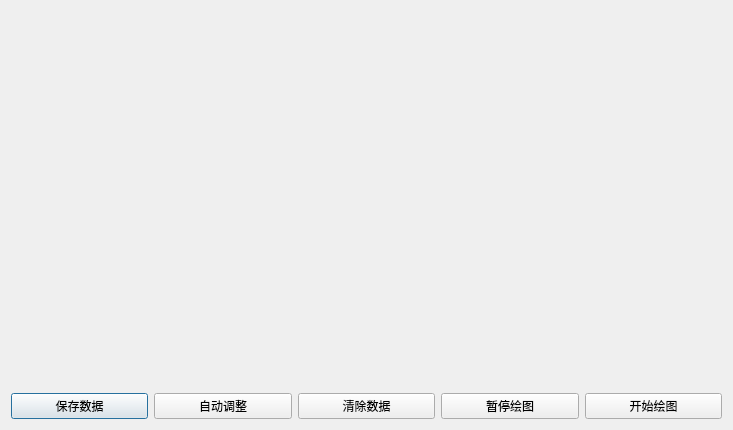
<?xml version="1.0" encoding="UTF-8"?>
<ui version="4.0">
 <class>Dialog</class>
 <widget class="QDialog" name="Dialog">
  <property name="geometry">
   <rect>
    <x>0</x>
    <y>0</y>
    <width>733</width>
    <height>430</height>
   </rect>
  </property>
  <property name="windowTitle">
   <string>监控显示台</string>
  </property>
  <layout class="QVBoxLayout" name="verticalLayout_2">
   <item>
    <layout class="QVBoxLayout" name="verticalLayout">
     <item>
      <layout class="QHBoxLayout" name="horizontalLayout_2">
       <item>
        <widget class="QCustomPlot" name="plot" native="true">
         <property name="sizePolicy">
          <sizepolicy hsizetype="Expanding" vsizetype="Expanding">
           <horstretch>0</horstretch>
           <verstretch>0</verstretch>
          </sizepolicy>
         </property>
        </widget>
       </item>
      </layout>
     </item>
    </layout>
   </item>
   <item>
    <layout class="QHBoxLayout" name="horizontalLayout">
     <item>
      <widget class="QPushButton" name="btn_save">
       <property name="text">
        <string>保存数据</string>
       </property>
      </widget>
     </item>
     <item>
      <widget class="QPushButton" name="btn_auto_adjust">
       <property name="text">
        <string>自动调整</string>
       </property>
      </widget>
     </item>
     <item>
      <widget class="QPushButton" name="btn_clear">
       <property name="text">
        <string>清除数据</string>
       </property>
      </widget>
     </item>
     <item>
      <widget class="QPushButton" name="btn_pause">
       <property name="text">
        <string>暂停绘图</string>
       </property>
      </widget>
     </item>
     <item>
      <widget class="QPushButton" name="btn_draw">
       <property name="text">
        <string>开始绘图</string>
       </property>
      </widget>
     </item>
    </layout>
   </item>
  </layout>
 </widget>
 <customwidgets>
  <customwidget>
   <class>QCustomPlot</class>
   <extends>QWidget</extends>
   <header>qcustomplot.h</header>
   <container>1</container>
  </customwidget>
 </customwidgets>
 <resources/>
 <connections/>
</ui>
